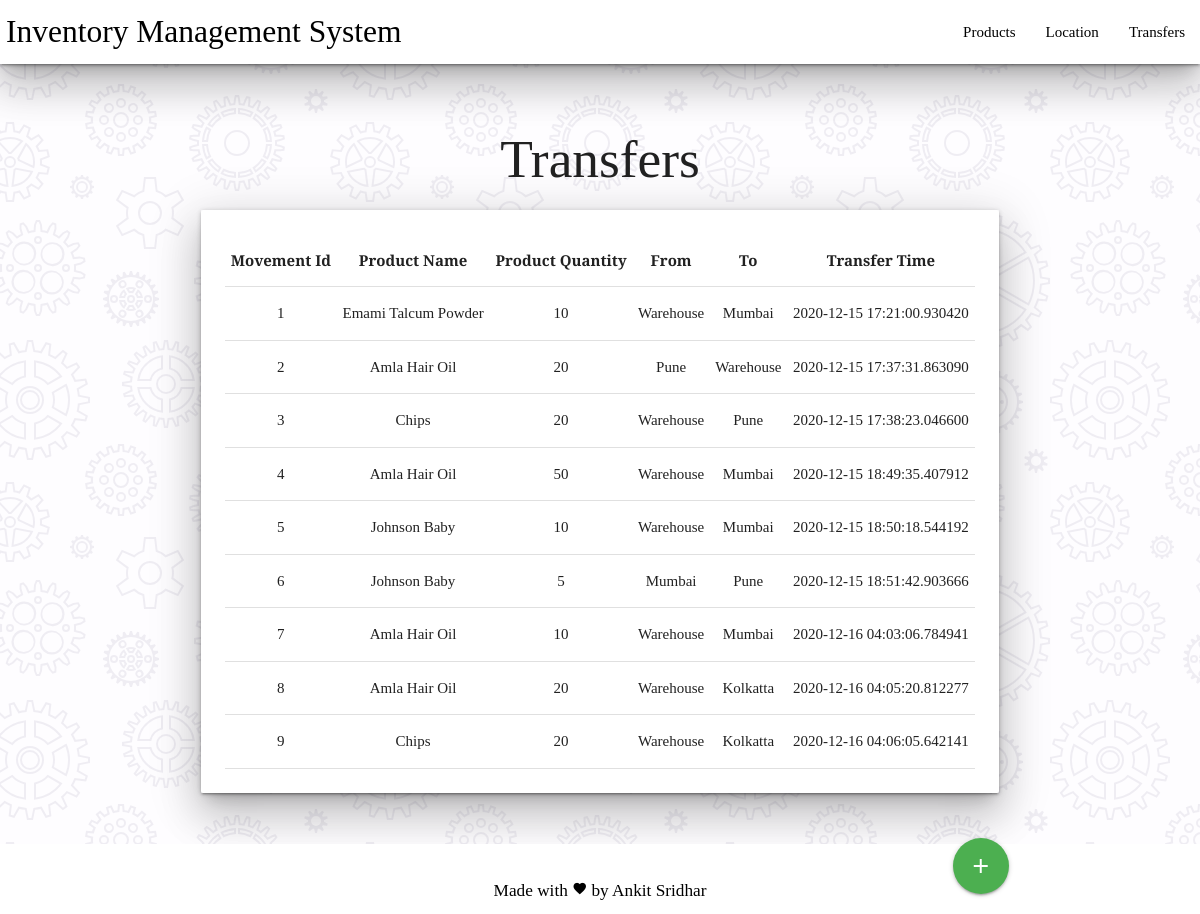
Screenshot of /transfers with the database file from the repository.
### IMS/models.py (models this page shows, shortened)
class ProductMovement(db.Model):
    movementId = db.Column(db.Integer, primary_key= True)
    timestamp = db.Column(db.DateTime, default=datetime.utcnow)
    fromLocation = db.Column(db.String(20), nullable = False)
    toLocation = db.Column(db.String(20), nullable = False)
    prodName = db.Column(db.String(20), nullable = False)
    prodQuantity = db.Column(db.Integer, nullable = False)

### IMS/routes.py (the view)
@app.route('/transfers')
def transfers():
    movements = ProductMovement.query.all()
    return render_template('transfers.html', movements=movements, locations=Location.query.all(), products=Product.query.all())

### IMS/templates/transfers.html (shortened to what this page needs)
{% extends 'base.html' %}
{% block body %}
    <section style="padding: 2.5%;">
        <h2 class="center">Transfers</h2>
        <div class="container">
            <div class="col s12 m7 z-depth-5">
                <div class="card horizontal">
                  <div class="card-stacked">
                    <div class="card-content">
                        <table class="highlight centered">
                            <thead>
                                <tr>
                                    <th>Movement Id</th>
                                    <th>Product Name</th>
                                    <th>Product Quantity</th>
                                    <th>From</th>
                                    <th>To</th>
                                    <th>Transfer Time</th>
                                </tr>
                            </thead>
                            <tbody>
                                {% for movement in movements %}
                                    <tr>
                                        <td>{{movement.movementId}}</td>
                                        <td>{{movement.prodName}}</td>
                                        <td>{{movement.prodQuantity}}</td>
                                        <td>{{movement.fromLocation}}</td>
                                        <td>{{movement.toLocation}}</td>
                                        <td>{{movement.timestamp}}</td>
                                    </tr>
                               {% endfor %}
                            </tbody>
                        </table>
                    </div>
                  </div>
                </div>
              </div>
        </div>
    </section>
    <div class="container">
        <div class="row right">
            <div class="col">
                <a class="btn-floating btn-large waves-effect waves-light green modal-trigger" href="#maketransfer"><i class="material-icons">add</i></a>
            </div>
        </div>
    </div>
{% endblock %}

### IMS/static/styles.css (style rules this page uses)
body { background-color: #fefdff; font-family: 'Playfair Display', serif; }

### rows the page displays
ProductMovement: movementId "1", prodName "Emami Talcum Powder", prodQuantity "10", fromLocation "Warehouse", toLocation "Mumbai", timestamp "2020-12-15 17:21:00.930420"
ProductMovement: movementId "2", prodName "Amla Hair Oil", prodQuantity "20", fromLocation "Pune", toLocation "Warehouse", timestamp "2020-12-15 17:37:31.863090"
ProductMovement: movementId "3", prodName "Chips", prodQuantity "20", fromLocation "Warehouse", toLocation "Pune", timestamp "2020-12-15 17:38:23.046600"
ProductMovement: movementId "4", prodName "Amla Hair Oil", prodQuantity "50", fromLocation "Warehouse", toLocation "Mumbai", timestamp "2020-12-15 18:49:35.407912"
ProductMovement: movementId "5", prodName "Johnson Baby", prodQuantity "10", fromLocation "Warehouse", toLocation "Mumbai", timestamp "2020-12-15 18:50:18.544192"
ProductMovement: movementId "6", prodName "Johnson Baby", prodQuantity "5", fromLocation "Mumbai", toLocation "Pune", timestamp "2020-12-15 18:51:42.903666"
ProductMovement: movementId "7", prodName "Amla Hair Oil", prodQuantity "10", fromLocation "Warehouse", toLocation "Mumbai", timestamp "2020-12-16 04:03:06.784941"
ProductMovement: movementId "8", prodName "Amla Hair Oil", prodQuantity "20", fromLocation "Warehouse", toLocation "Kolkatta", timestamp "2020-12-16 04:05:20.812277"
ProductMovement: movementId "9", prodName "Chips", prodQuantity "20", fromLocation "Warehouse", toLocation "Kolkatta", timestamp "2020-12-16 04:06:05.642141"
